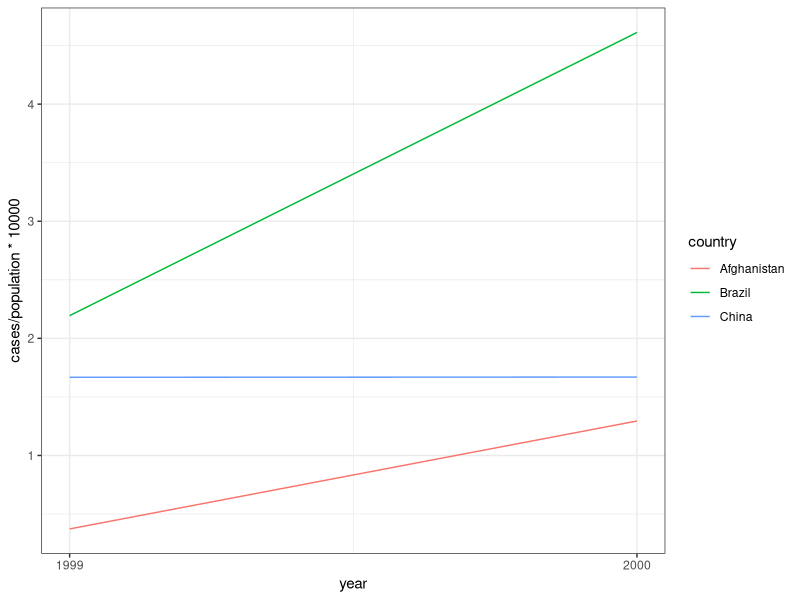
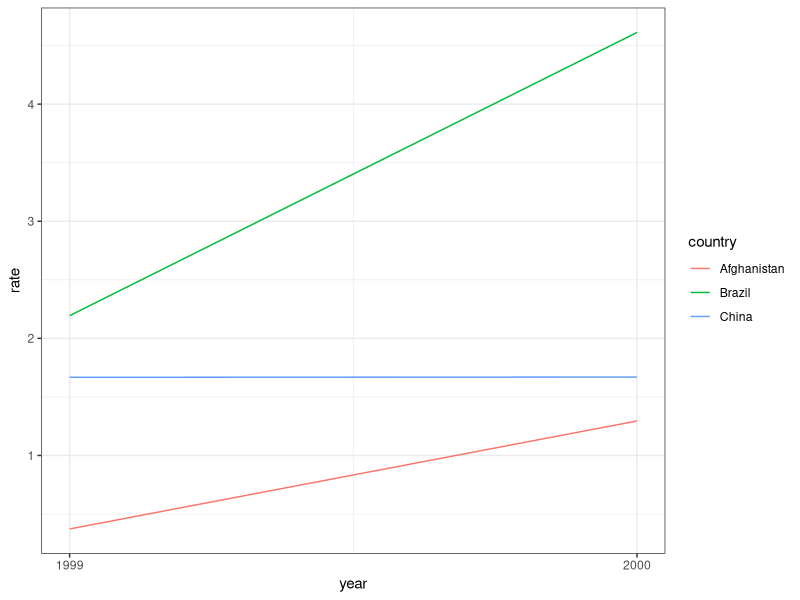

Write the R code that produced these figures, in order.
## ---- chunk 1
knitr::opts_chunk$set(echo = FALSE, include=FALSE)
## ---- chunk 2
library(tidyverse)
## ---- chunk 3
table1
table2
table3
table4a
table4b
## ---- chunk 4
taxas = table1 %>% mutate(rate=cases/population*10000)
taxas
## ---- chunk 5
table1 %>% count(year, wt=cases)
## ---- chunk 6
table1 %>% group_by(country) %>% summarize(totalCasos=sum(cases))
table1 %>% count(country, wt=cases)
## ---- chunk 7
table1 %>% group_by(country) %>% summarize(mudanca=cases[2]-cases[1])
## ---- chunk 8
library(ggplot2)
ggplot(table1, aes(year, cases/population*10000, colour=country)) + geom_line() + scale_x_continuous(breaks=c(1999, 2000)) + theme_bw()
ggplot(taxas, aes(year, rate, colour=country)) + geom_line() + scale_x_continuous(breaks=c(1999, 2000)) + theme_bw()
## ---- chunk 9
#tidy4a = table4a %>% gather(`1999`, `2000`, key='year', value='cases')
tidy4a = table4a %>% pivot_longer(-country,names_to='year',values_to='cases')
## ---- chunk 10
#tidy4b = table4b %>% gather(`1999`, `2000`, key='year', value='population')
tidy4b = table4b %>% pivot_longer(-country,names_to='year',values_to='population')
## ---- chunk 11
left_join(tidy4a, tidy4b)
## ---- chunk 12
#table2 %>% spread(key='type', value='count')
table2 %>% pivot_wider(names_from = 'type',values_from='count')
## ---- chunk 13
table3 %>% separate(rate, into=c('cases', 'population'), convert=TRUE)
